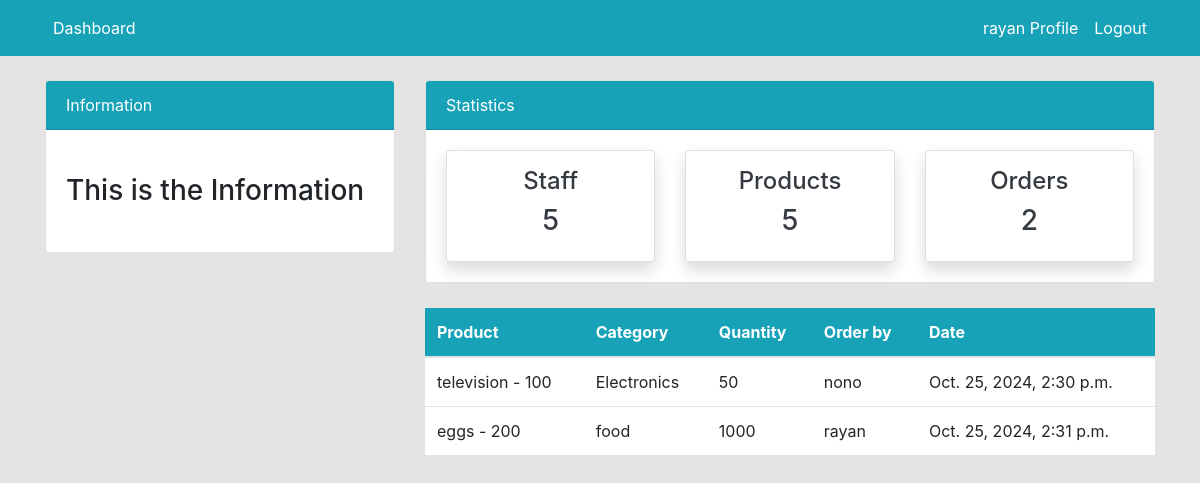
Screenshot of /order/ (signed in) with the database file from the repository.
### dashboard/models.py (models this page shows, shortened)
class Order(models.Model):
    product = models.ForeignKey(Product, on_delete=models.CASCADE, null=True)
    staff = models.ForeignKey(User, models.CASCADE, null=True)
    order_quantity = models.PositiveSmallIntegerField(null=True)
    date = models.DateTimeField(auto_now_add=True)

class Product(models.Model):
    name = models.CharField(max_length=100, null=True)
    category = models.CharField(max_length=20, choices=CATEGORY, null=True)
    quantity = models.PositiveIntegerField(null=True)
    def __str__(self):
        return f'{self.name} - {self.quantity}'

### dashboard/views.py (the view)
# urls.py: path('order/', views.order, name='dashboard-order')
@login_required
def order(request):
    orders = Order.objects.all()
    ordersCount = orders.count()
    workersCount = User.objects.all().count()
    itemsCount = Product.objects.all().count()
    context = {
        'orders':orders,
        'ordersCount':ordersCount,
        'workersCount':workersCount,
        'itemsCount':itemsCount,
    }
    return render(request, 'dashboard/order.html', context)

### templates/dashboard/order.html (shortened to what this page needs)
{% extends 'partials/base.html' %}
{% block content %}
{% include 'partials/topnav.html' %}
    <div class="container">
        <div class="row my-4">
            <div class="col-md-4">
            </div>
            <div class="col-md-8">
                <table class="table bg-white">
                    <thead class="bg-info">
                        <tr class="text-white">
                            <th scope="col">Product</th>
                            <th scope="col">Category</th>
                            <th scope="col">Quantity</th>
                            <th scope="col">Order by</th>
                            <th scope="col">Date</th>
                        </tr>
                    </thead>
                    <tbody>
                        {% for order in orders %}
                        <tr>
                            <td>{{ order.product }}</td>
                            <td>{{order.product.category}}</td>
                            <td>{{ order.order_quantity }}</td>
                            <td>
                                {{order.staff.username}}
                            </td>
                            <td>
                                {{order.date}}
                            </td>
                        </tr>
                        {% endfor %}
                    </tbody>
                </table>
            </div>
        </div>
    </div>
{% endblock %}

### templates/partials/nav.html (shortened to what this page needs)
<nav class="navbar navbar-expand-lg navbar-info bg-info">
    <div class="container">
        {% if user.is_authenticated %}
        <div class="collapse navbar-collapse" id="navbarSupportedContent">
            <ul class="navbar-nav mr-auto">
                <li class="nav-item active">
                    <a class="nav-link text-white" href="{% url 'dashboard-index' %}">Dashboard </a>
                </li>
            </ul>
            <ul class="navbar-nav ml-auto">
                <li class="nav-item active">
                    <a class="nav-link text-white" href="{% url 'user-profile' %}"> {{user.username}} Profile </a>
                </li>
                <li class="nav-item">
                    <a class="nav-link text-white" href="{% url 'user-logout' %}">Logout</a>
                </li>
            </ul>
            {% endif %}
        </div>
    </div>
</nav>

### static/style.css (style rules this page uses)
body { background: rgb(230, 227, 227); }

### rows the page displays
Order: product "television - 100", product.category "Electronics", order_quantity "50", staff.username "nono", date "Oct. 25, 2024, 2:30 p.m."
Order: product "eggs - 200", product.category "food", order_quantity "1000", staff.username "rayan", date "Oct. 25, 2024, 2:31 p.m."

### other values shown
{{ user.username }} "rayan"
{{ workersCount }} "5"
{{ itemsCount }} "5"
{{ ordersCount }} "2"
